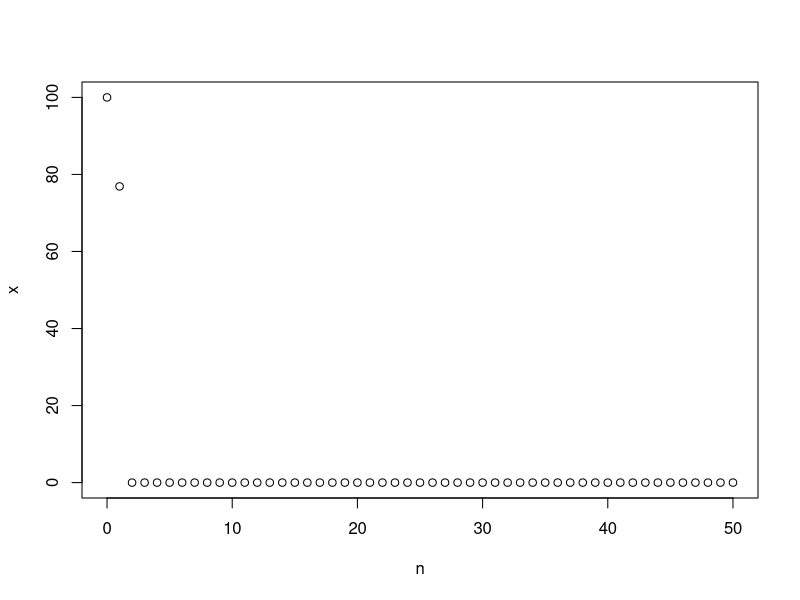
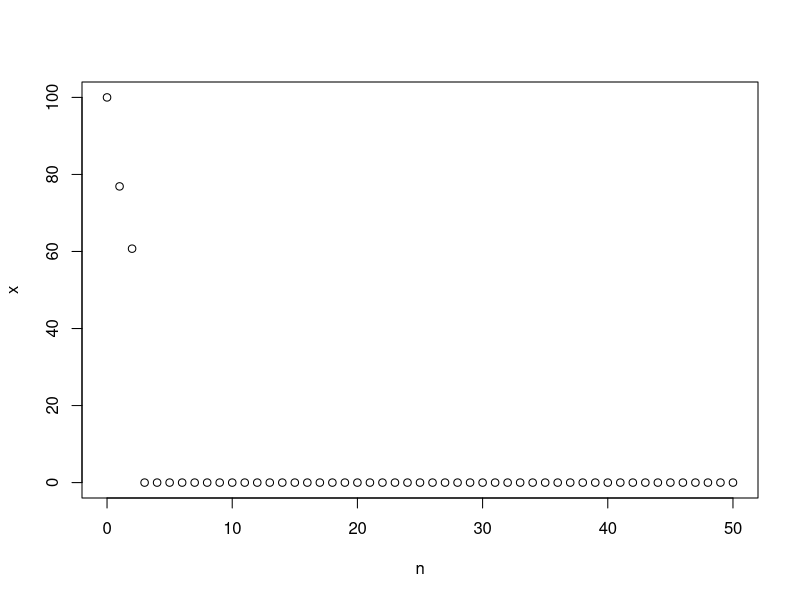
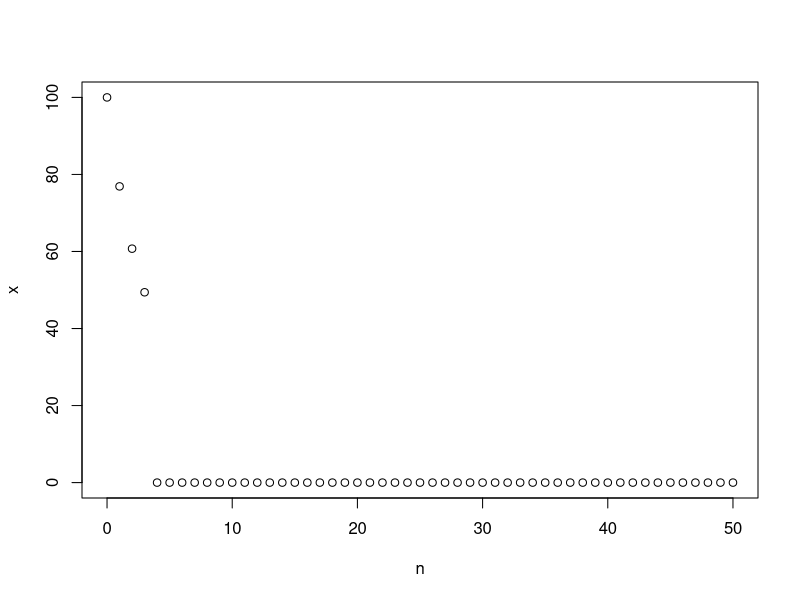
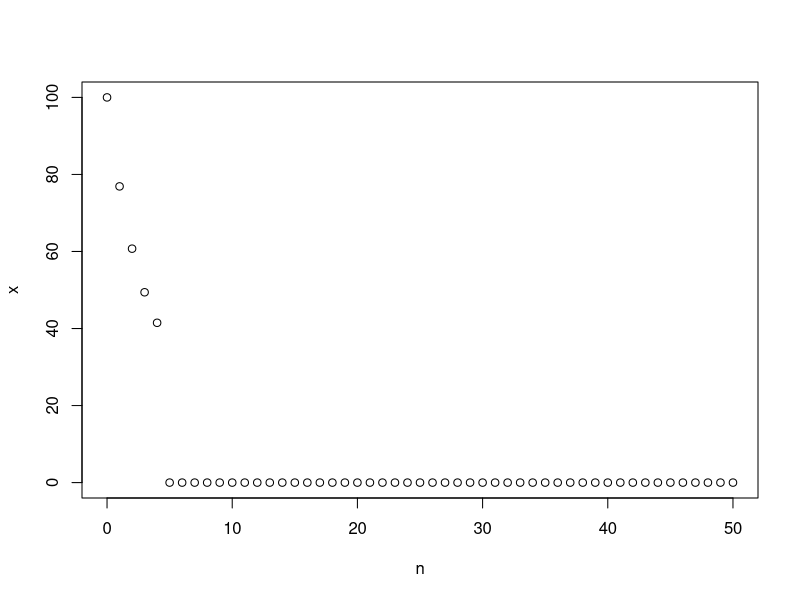
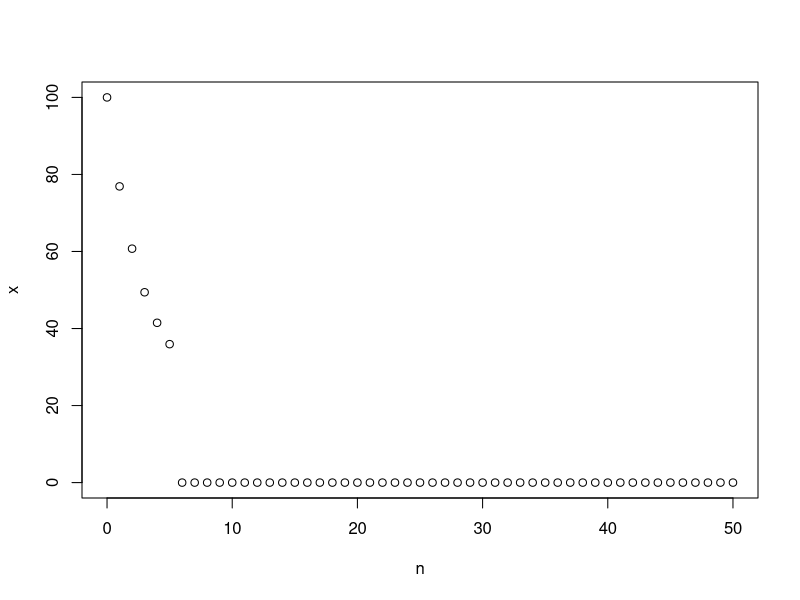
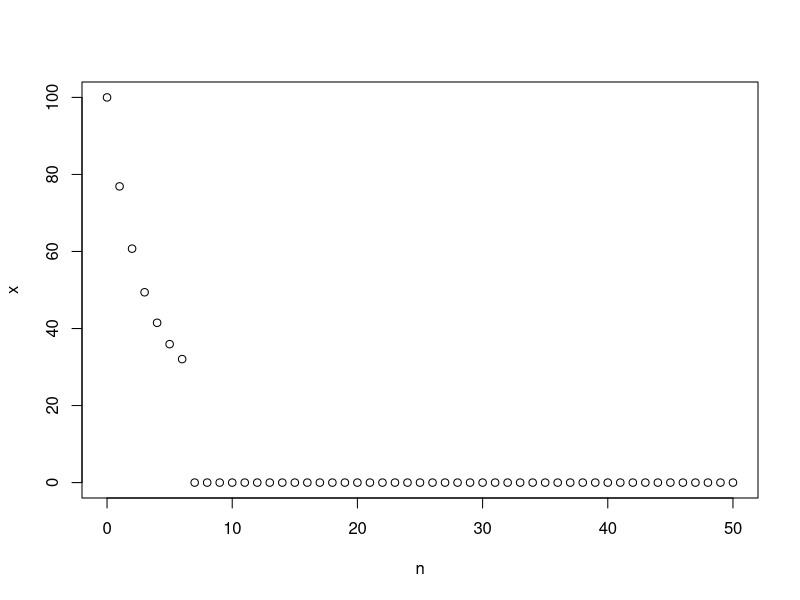
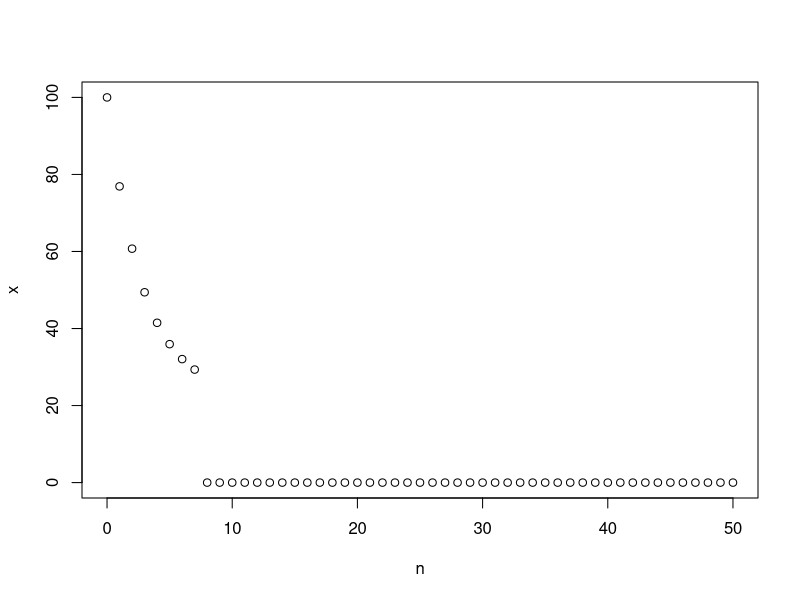
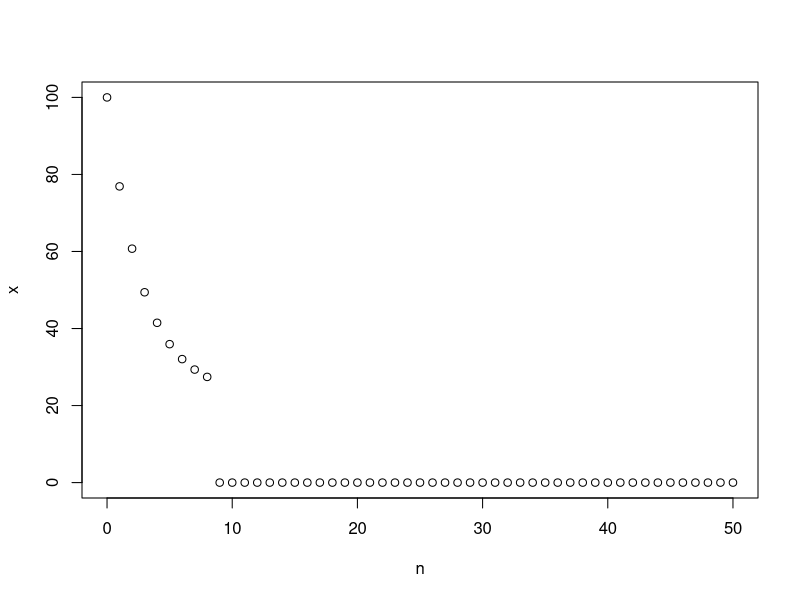

Write the R code that produced these figures, in order.
x=rep(0,51)
n=seq(0,50)
x[1]=100
for(j in 2:length(n))   {
  x[j]=x[j-1]-(x[j-1]*(0.3))+(0.3)*(23)
  plot(n,x)
}


x=rep(0,51)
n=seq(0,50)
for(j in 1:length(n))   {
  x[j]=(100-23)*(0.7)^(n[j])+23
  plot(n,x)
}

